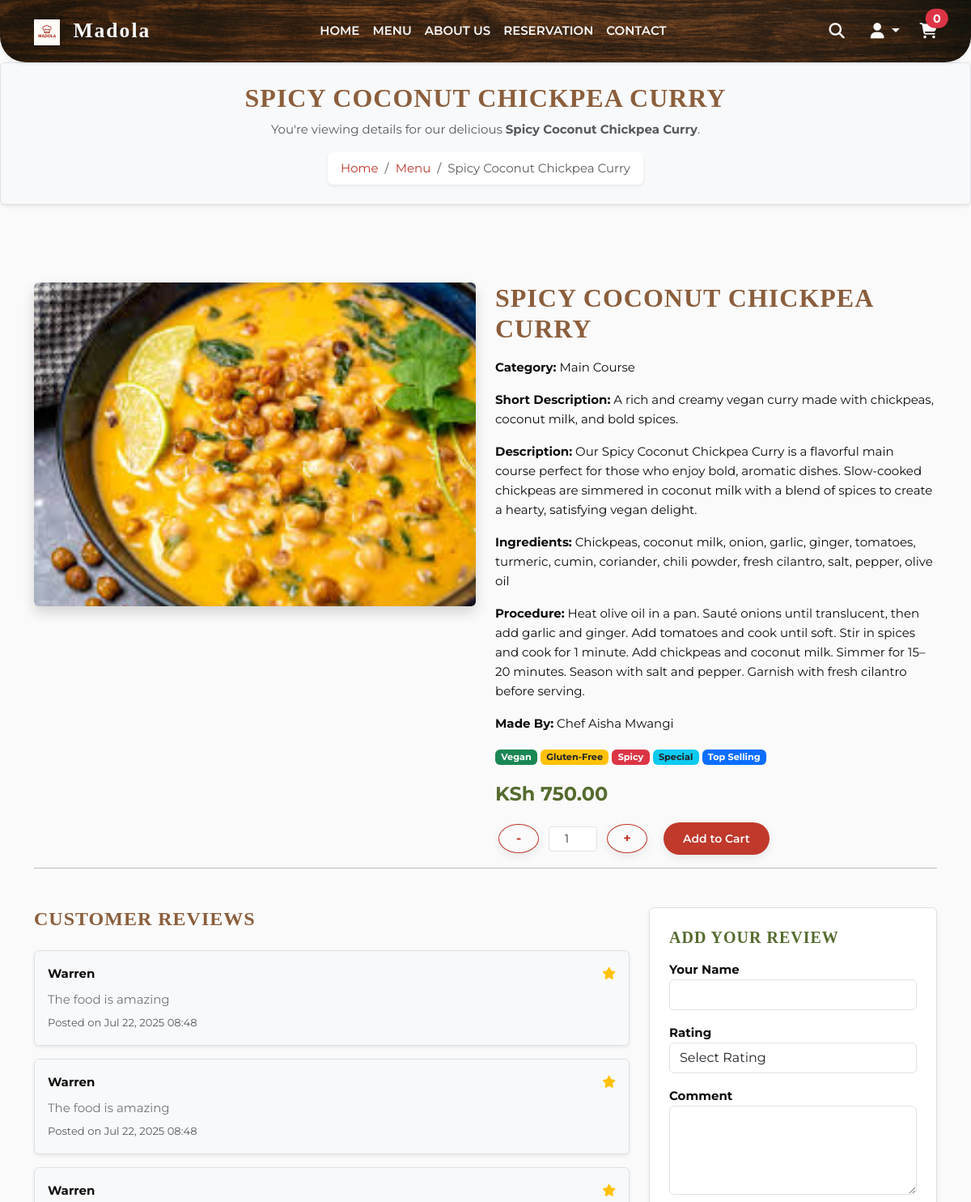
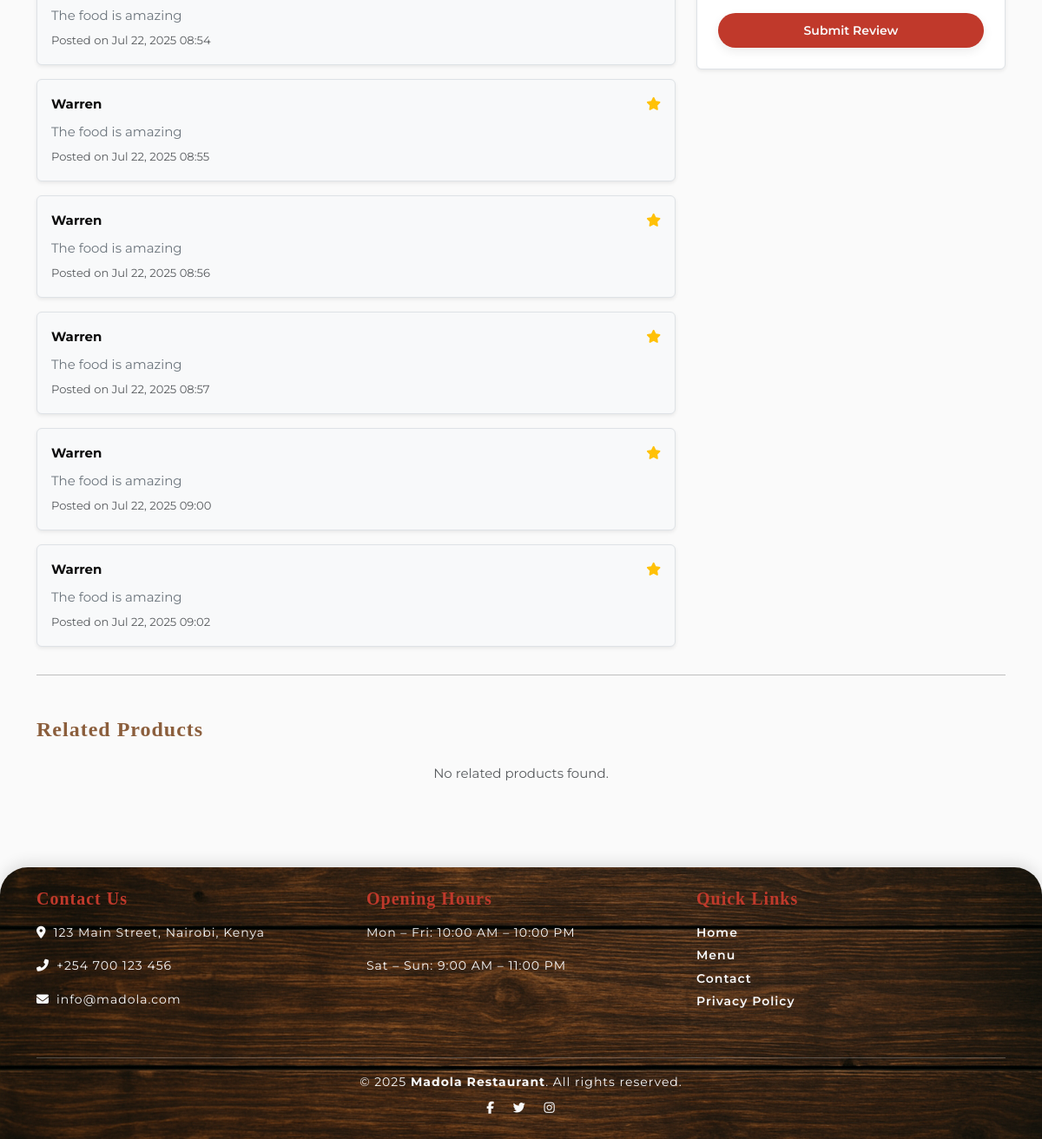
/menu/spicy-coconut-chickpea-curry/, run on the app's committed database (2 pictures, top to bottom).
### restaurant/models.py (models this page shows, shortened)
class MenuItem(models.Model):
    CATEGORY_CHOICES = [
        ('starter', 'Starter'),
        ('main', 'Main Course'),
        ('dessert', 'Dessert'),
        ('drink', 'Drink'),
    ]
    name = models.CharField(max_length=100)
    short_description = models.CharField(max_length=200, blank=True, null=True)
    description = models.TextField()
    ingredients = models.TextField(blank=True, null=True, help_text="List of ingredients used in the dish.")
    procedure = models.TextField(blank=True, null=True, help_text="Preparation procedure for the dish.")
    made_by = models.CharField(max_length=100, blank=True, null=True, help_text="Chef or cook who made the dish.")
    price = models.DecimalField(max_digits=10, decimal_places=2)
    available = models.BooleanField(default=True)
    image = models.ImageField(upload_to='image/', blank=True, null=True)
    category = models.CharField(max_length=20, choices=CATEGORY_CHOICES, default='main')
    is_vegan = models.BooleanField(default=False)
    is_gluten_free = models.BooleanField(default=False)
    is_spicy = models.BooleanField(default=False)
    is_special = models.BooleanField(default=False, help_text="Is this a special menu item?")
    is_top_selling = models.BooleanField(default=False, help_text="Is this a top selling item?")
    created_at = models.DateTimeField(auto_now_add=True)
    updated_at = models.DateTimeField(auto_now=True)
    slug = models.SlugField(max_length=120, unique=True, blank=True, null=True)

class Review(models.Model):
    menu_item = models.ForeignKey(MenuItem, related_name='reviews', on_delete=models.CASCADE)
    user_name = models.CharField(max_length=100)
    rating = models.PositiveSmallIntegerField(default=5)
    comment = models.TextField()
    created_at = models.DateTimeField(auto_now_add=True)

### restaurant/views.py (the view, shortened to what this page needs)
# urls.py: path('menu/<slug:slug>/', views.menu_detail, name='menu_detail'),
def menu_detail(request, slug):
    product = get_object_or_404(MenuItem, slug=slug)
    related_products = MenuItem.objects.filter(category=product.category).exclude(id=product.id)[:3]
    return render(request, 'restaurant/product_detail.html', {
        'product': product,
        'related_products': related_products,
    })

### restaurant/templates/restaurant/product_detail.html (shortened to what this page needs)
{% extends "restaurant/base.html" %}
{% load static %}
{% block content %}
<div class="bg-light p-4 mb-5 rounded shadow-sm border">
    <div class="text-center">
        <h2 class="text-uppercase mb-2" style="color:#8B5E3C;">{{ product.name }}</h2>
        <p class="text-muted mb-3">
            You're viewing details for our delicious <strong>{{ product.name }}</strong>.
        </p>
        <div class="d-flex justify-content-center">
            <nav aria-label="breadcrumb">
                <ol class="breadcrumb bg-white px-3 py-2 rounded shadow-sm mb-0">
                    <li class="breadcrumb-item">
                        <a href="{% url 'index' %}">Home</a>
                    </li>
                    <li class="breadcrumb-item">
                        <a href="{% url 'menu' %}">Menu</a>
                    </li>
                    <li class="breadcrumb-item active text-muted" aria-current="page">
                        {{ product.name }}
                    </li>
                </ol>
            </nav>
        </div>
    </div>
</div>
<div class="container py-5">
    <div class="row">
        <div class="col-md-6 mb-4">
            <img src="{{ product.image.url }}" alt="{{ product.name }}"
                 class="img-fluid rounded shadow w-100"
                 style="max-height: 400px; object-fit: cover;">
        </div>
        <div class="col-md-6">
            <h2 class="text-uppercase fw-bold mb-3" style="color:#8B5E3C;">{{ product.name }}</h2>
            <p><strong>Category:</strong> {{ product.get_category_display }}</p>
            <p><strong>Short Description:</strong> {{ product.short_description }}</p>
            <p><strong>Description:</strong> {{ product.description }}</p>
            <p><strong>Ingredients:</strong> {{ product.ingredients }}</p>
            <p><strong>Procedure:</strong> {{ product.procedure }}</p>
            <p><strong>Made By:</strong> {{ product.made_by }}</p>
            <div class="mb-3">
                {% if product.is_vegan %}
                    <span class="badge bg-success">Vegan</span>
                {% endif %}
                {% if product.is_gluten_free %}
                    <span class="badge bg-warning text-dark">Gluten-Free</span>
                {% endif %}
                {% if product.is_spicy %}
                    <span class="badge bg-danger">Spicy</span>
                {% endif %}
                {% if product.is_special %}
                    <span class="badge bg-info text-dark">Special</span>
                {% endif %}
                {% if product.is_top_selling %}
                    <span class="badge bg-primary">Top Selling</span>
                {% endif %}
            </div>
            <p class="fw-bold" style="color:#556B2F; font-size:1.5rem;">KSh {{ product.price }}</p>
            <form method="post" action="{% url 'add_to_cart' product.id %}" class="d-flex align-items-center">
                <button type="button" class="btn btn-outline-secondary btn-sm"
                        onclick="this.parentNode.querySelector('input[type=number]').stepDown();">-</button>
                <input type="number" name="quantity" min="1" value="1"
                       class="form-control form-control-sm mx-2 text-center" style="width: 60px;" required>
                <button type="button" class="btn btn-outline-secondary btn-sm"
                        onclick="this.parentNode.querySelector('input[type=number]').stepUp();">+</button>
                <button type="submit" class="btn btn-sm btn-primary ms-3">Add to Cart</button>
            </form>
        </div>
    </div>
    <hr>
    <div class="row mt-5">
        <div class="col-md-8">
            <h4 class="text-uppercase fw-bold mb-4" style="color:#8B5E3C;">Customer Reviews</h4>
            {% for review in product.reviews.all %}
                <div class="border rounded p-3 mb-3 bg-light shadow-sm">
                    <div class="d-flex justify-content-between align-items-center mb-2">
                        <strong>{{ review.user_name }}</strong>
                        <span class="text-warning">
                            {% for i in 5|add:0|make_list %}
                                {% if forloop.counter <= review.rating %}
                                    <i class="fas fa-star"></i>
                                {% else %}
                                    <i class="far fa-star"></i>
                                {% endif %}
                            {% endfor %}
                        </span>
                    </div>
                    <p class="mb-1 text-secondary">{{ review.comment }}</p>
                    <small class="text-muted">Posted on {{ review.created_at|date:"M d, Y H:i" }}</small>
                </div>
            {% empty %}
                <p class="text-muted">No reviews yet. Be the first to review this meal!</p>
            {% endfor %}
        </div>
        <div class="col-md-4">
            <div class="p-4 border rounded bg-white shadow-sm">
                <h5 class="text-uppercase fw-bold mb-3" style="color:#556B2F;">Add Your Review</h5>
                <form method="post">
                    <div class="mb-3">
                        <label for="user_name" class="fw-bold">Your Name</label>
                        <input type="text" class="form-control" id="user_name" name="user_name" required>
                    </div>
                    <div class="mb-3">
                        <label for="rating" class="fw-bold">Rating</label>
                        <select class="form-control" id="rating" name="rating" required>
                            <option value="">Select Rating</option>
                        </select>
                    </div>
                    <div class="mb-4">
                        <label for="comment" class="fw-bold">Comment</label>
                        <textarea class="form-control" id="comment" name="comment" rows="4" required></textarea>
                    </div>
                    <button type="submit" class="btn btn-primary w-100">Submit Review</button>
                </form>
            </div>
        </div>
    </div>
    <hr>
    <div class="mt-5">
        <h4 class="mb-4 fw-bold" style="color:#8B5E3C;">Related Products</h4>
        <div class="row">
            {% for related in related_products %}
                <div class="col-md-4 mb-4">
                    <div class="card h-100 border-0 shadow-sm">
                        <a href="{% url 'menu_detail' related.slug %}">
                            <img src="{{ related.image.url }}" class="card-img-top" alt="{{ related.name }}">
                        </a>
                        <div class="card-body">
                            <h5 class="card-title">{{ related.name }}</h5>
                            <p class="card-text text-muted">{{ related.short_description }}</p>
                            <span class="fw-bold">KSh {{ related.price }}</span>
                        </div>
                    </div>
                </div>
            {% empty %}
                <div class="col-12 text-center text-muted">No related products found.</div>
            {% endfor %}
        </div>
    </div>
</div>
{% endblock %}

### static/restaurant/css/custom.css (style rules this page uses)
:root { --color-black: #0d0d0d; --color-red: #c0392b; --color-ivory: #fafafa; --color-success: #27ae60; --color-warning: #f39c12; --color-info: #2980b9; --color-green: #2e7d32; --color-brown: #8d6e63; --color-light-green: #a5d6a7; --color-bg-input: #fdfdf8; --color-shadow: rgba(0, 0, 0, 0.08); --font-main: 'Montserrat', 'Segoe UI', Arial, sans-serif; --font-accent: 'Playfair Display', serif; --transition-fast: 0.25s ease-in-out; }
body { background-color: var(--color-ivory); color: var(--color-black); font-family: var(--font-main); font-size: 15px; line-height: 1.6; margin: 0; padding: 0; overflow-x: hidden; }
h1, h2, h3, h4, h5, h6 { color: var(--color-red); font-weight: 700; letter-spacing: 1px; font-family: var(--font-accent); }
a { color: var(--color-red); text-decoration: none; transition: all var(--transition-fast); }
.btn { background-color: var(--color-red); border: none; color: var(--color-ivory); font-weight: 600; font-size: 14px; border-radius: 2rem; padding: 0.6rem 1.5rem; transition: all var(--transition-fast); box-shadow: 0 4px 12px rgba(0,0,0,0.08); }
.quantity-btn, .btn-outline-secondary { border: 1px solid var(--color-red); color: var(--color-red); background-color: var(--color-ivory); font-size: 16px; font-weight: bold; width: 36px; height: 36px; border-radius: 50%; display: flex; align-items: center; justify-content: center; transition: all var(--transition-fast); margin: 0 4px; }

### data on the page
MenuItem: name "SPICY COCONUT CHICKPEA CURRY", name "Spicy Coconut Chickpea Curry", image (picture), category "Main Course", short_description "A rich and creamy vegan curry made with chickpeas, coconut milk, and bold spices.", description "Our Spicy Coconut Chickpea Curry is a flavorful main course perfect for those who enjoy bold, aromatic dishes. Slow-cooked chickpeas are simmered in coconut milk with a blend of spices to create a hearty, satisfying vegan delight.", ingredients "Chickpeas, coconut milk, onion, garlic, ginger, tomatoes, turmeric, cumin, coriander, chili powder, fresh cilantro, salt, pepper, olive oil", procedure "Heat olive oil in a pan. Sauté onions until translucent, then add garlic and ginger. Add tomatoes and cook until soft. Stir in spices and cook for 1 minute. Add chickpeas and coconut milk. Simmer for 15–20 minutes. Season with salt and pepper. Garnish with fresh cilantro before serving.", made_by "Chef Aisha Mwangi", price "750.00"
Review: user_name "Warren", comment "The food is amazing", created_at "Jul 22, 2025 08:48"
Review: user_name "Warren", comment "The food is amazing", created_at "Jul 22, 2025 08:48"
Review: user_name "Warren", comment "The food is amazing", created_at "Jul 22, 2025 08:54"
Review: user_name "Warren", comment "The food is amazing", created_at "Jul 22, 2025 08:55"
Review: user_name "Warren", comment "The food is amazing", created_at "Jul 22, 2025 08:56"
Review: user_name "Warren", comment "The food is amazing", created_at "Jul 22, 2025 08:57"
Review: user_name "Warren", comment "The food is amazing", created_at "Jul 22, 2025 09:00"
Review: user_name "Warren", comment "The food is amazing", created_at "Jul 22, 2025 09:02"

### other printed values
{{ request.session.cart|length|default:0 }} "0"
